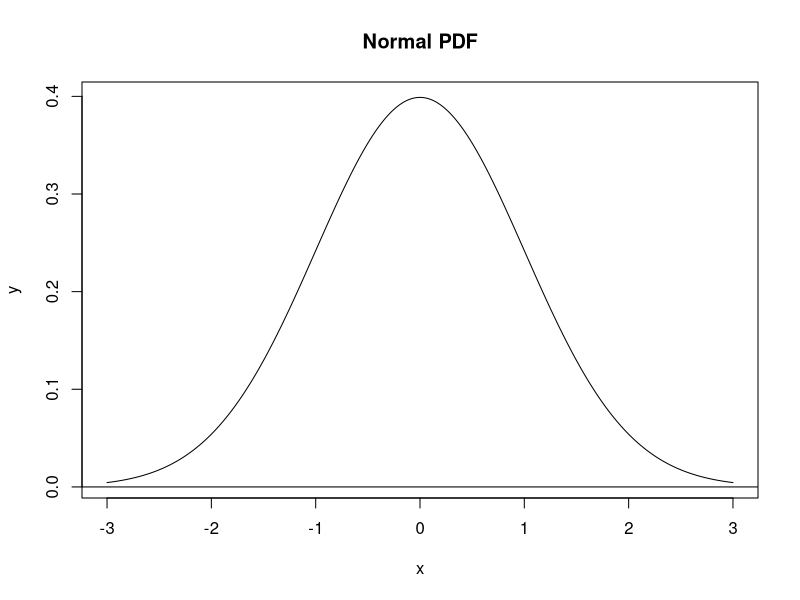
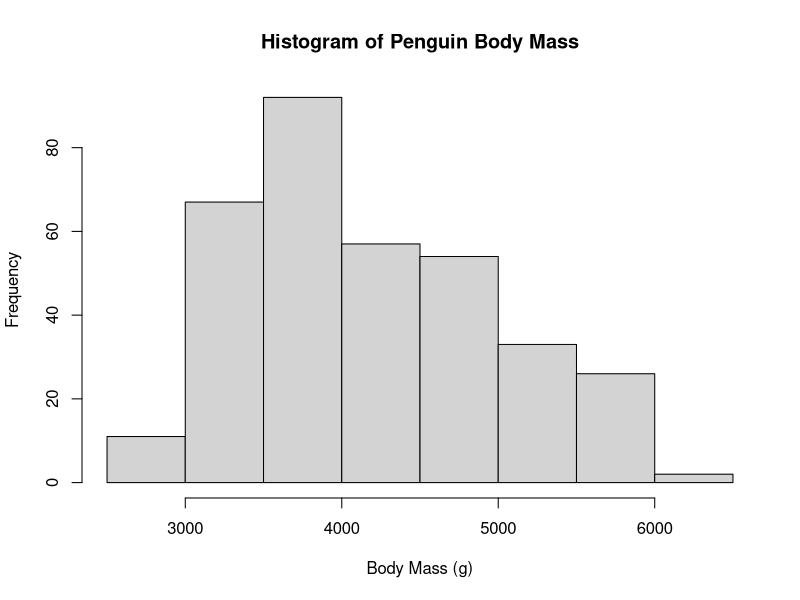
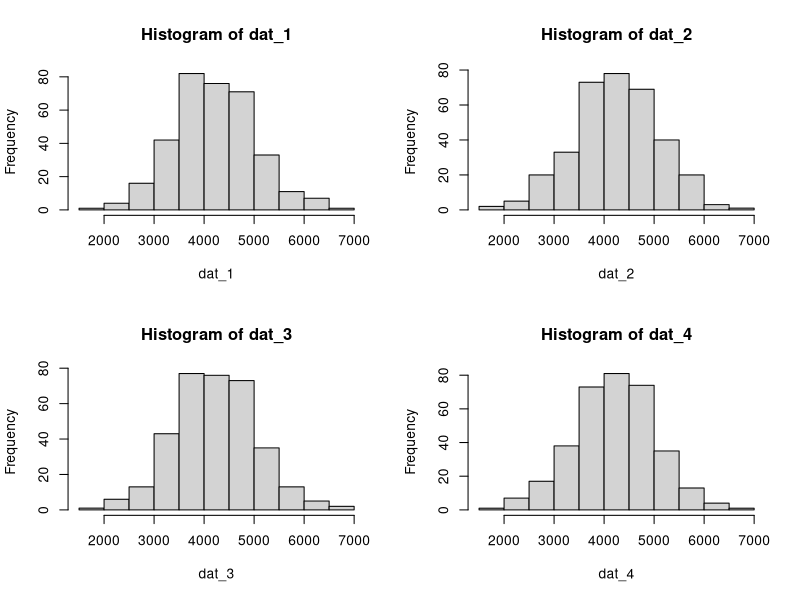
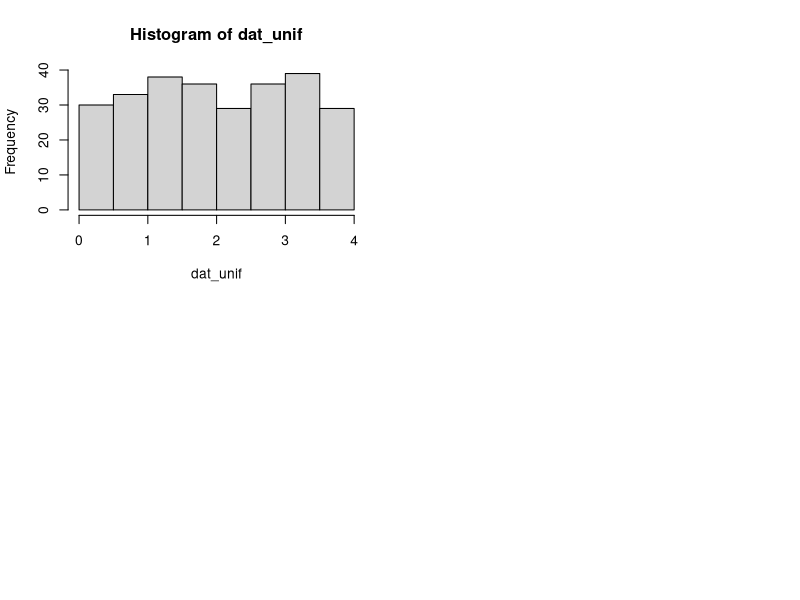
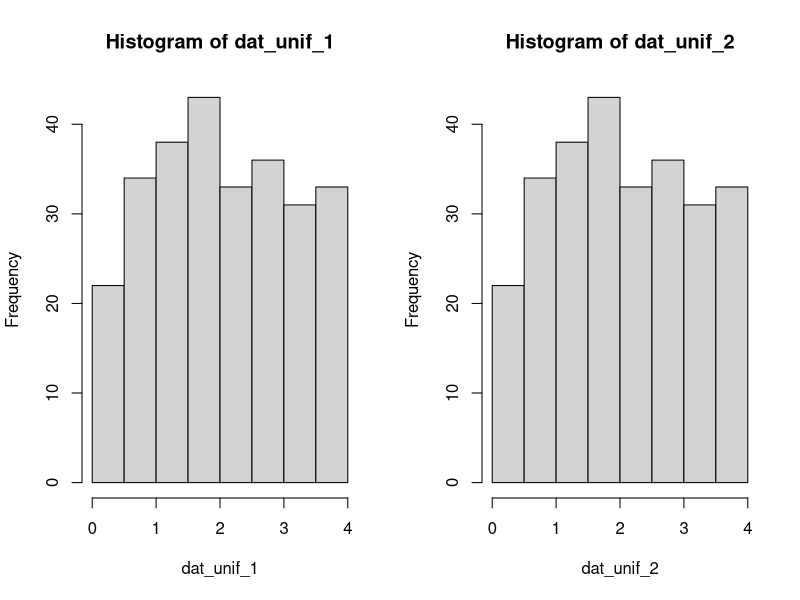
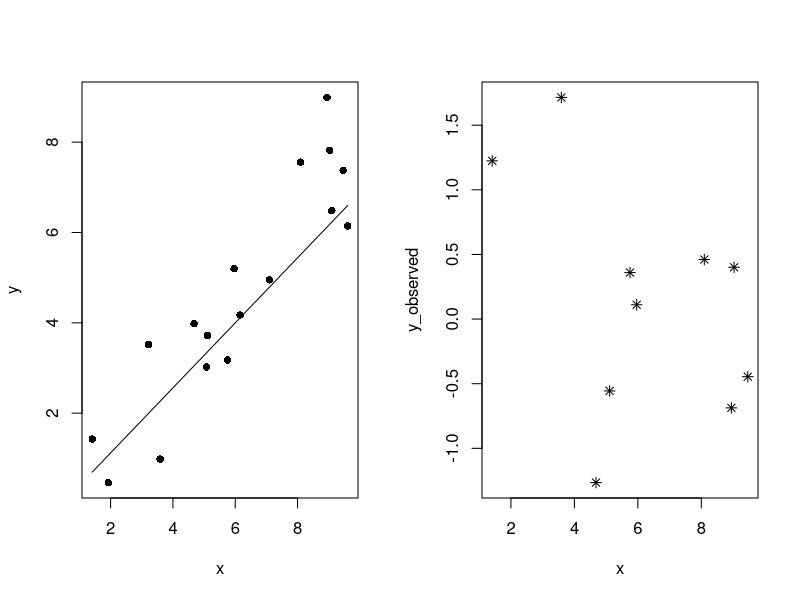
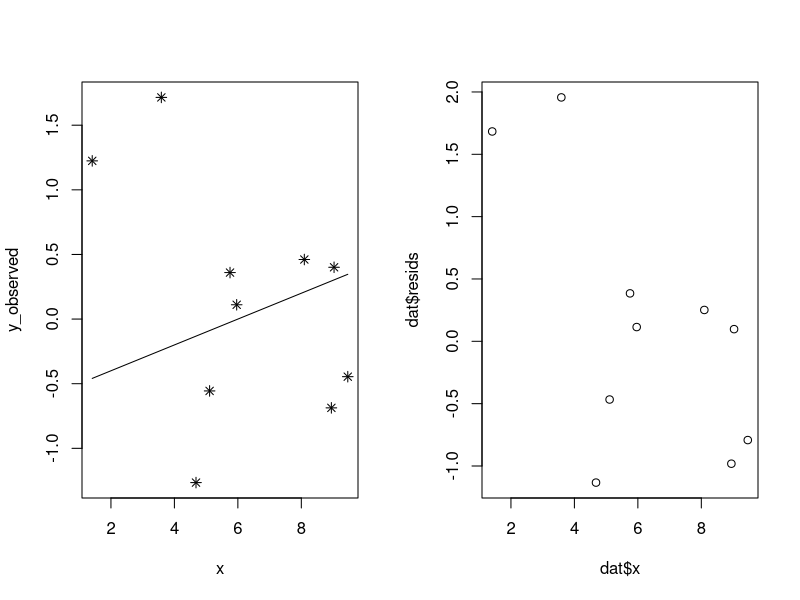
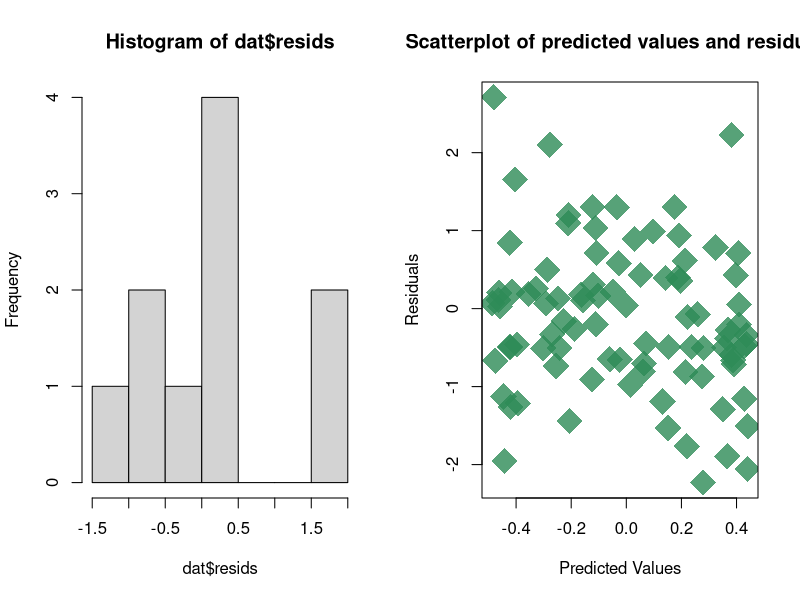

Reproduce these figures in R, in order.
#Bonnie Turek
#ECo 634 - Lab 4
#09/29/21

?dnorm()
dnorm(0, mean=0, sd=1)
pnorm(0, mean=0, sd=1)

# Generate a vector of x-values
x = seq(-3, 3, length.out = 1000)
y = dnorm(x)
# mean and sd are kept at defaults of 0 and 1
plot(x, y, main = "Normal PDF", type = "l")
abline(h = 0)
?abline

require(palmerpenguins)
hist(
  penguins$body_mass_g,
  main = "Histogram of Penguin Body Mass",
  xlab = "Body Mass (g)")

mean(penguins$body_mass_g, na.rm = TRUE)
sd(penguins$body_mass_g, na.rm = TRUE)
nrow(penguins)

dat_1 = rnorm(n = 344, mean = 4202, sd = 802)
dat_2 = rnorm(n = 344, mean = 4202, sd = 802)
dat_3 = rnorm(n = 344, mean = 4202, sd = 802)
dat_4 = rnorm(n = 344, mean = 4202, sd = 802)
par(mfrow = c(2, 2))

hist(dat_1)
hist(dat_2)
hist(dat_3)
hist(dat_4)

set.seed(12)
dat_unif = runif(n = 270, min = 0, max = 4)
hist(dat_unif)

set.seed(1)
dat_unif_1 = runif(n = 270, min = 0, max = 4)
set.seed(1)
dat_unif_2 = runif(n = 270, min = 0, max = 4)

par(mfrow = c(1, 2))
hist(dat_unif_1)
hist(dat_unif_2)
line_point_slope = function(x, x1, y1, slope)
{
  get_y_intercept = 
    function(x1, y1, slope) 
      return(-(x1 * slope) + y1)
  
  linear = 
    function(x, yint, slope) 
      return(yint + x * slope)
  
  return(linear(x, get_y_intercept(x1, y1, slope), slope))
}
set.seed(123)
n = 17
slope = 0.7
intcp = 0.2

guess_x = 6
guess_y = 4
guess_slope = 0.72

x = runif(n = n, min = 1, max = 10)
y = rnorm(n = n, mean = slope * x + intcp)

plot(x, y, pch = 16)
curve(line_point_slope(x, guess_x, guess_y, guess_slope), add = T)

#random nums in dataframe
set.seed(123)
n_pts = 10
x_min = 1
x_max = 10
x = runif(n = n_pts, min = x_min, max = x_max)

dat = data.frame(x = x, y_observed = rnorm(n_pts))

plot(y_observed ~ x, data = dat, pch = 8)
guess_x = 6
guess_y = 0
guess_slope = 0.1

plot(y_observed ~ x, data = dat, pch = 8)
curve(line_point_slope(x, guess_x, guess_y, guess_slope), add = T)
dat$y_predicted = line_point_slope(dat$x, guess_x, guess_y, guess_slope)

dat$resids = (dat$y_observed - dat$y_predicted)
sum(dat$resids)
sum(abs(dat$resids))
#The smaller the residual sum of squares, 
#the better your model fits your data; 
#the greater the residual sum of squares, 
#the poorer your model fits your data.

plot(dat$x, dat$resids)
hist(dat$resids)


#LAB QUESTIONS
#Q1
#norm_17, norm_30, norm_300, and norm_3000
set.seed(12)
my_mean = 10.4
my_sd = 2.4
norm_17 = rnorm(n = 17, mean = my_mean, sd = my_sd)
norm_30 = rnorm(n = 30, mean = my_mean, sd = my_sd)
norm_300 = rnorm(n = 300, mean = my_mean, sd = my_sd)
norm_3000 = rnorm(n = 3000, mean = my_mean, sd = my_sd)

#Q2
require(here)
image_file = "lab_04_hist_01.png"
png(here("images", image_file), width = 1500, height = 1600, res = 180)

par(mfrow = c(2, 2))
hist(norm_17, main = "Normal Distribution\n17 random values", cex = 5, col = "steelblue")
hist(norm_30, main = "Normal Distribution\n30 random values", cex = 5, col = "steelblue")
hist(norm_300, main = "Normal Distribution\n300 random values", cex = 5, col = "steelblue")
hist(norm_3000, main = "Normal Distribution\n3000 random values", cex = 5, col = "steelblue")

dev.off()

#Q7 and Q8
# Generate a vector of x-values
x = seq(-35, 35, length.out = 1000)
y = dnorm(x, mean = 10.4, sd = 2.4)
image_file = "images/norm_1.svg"
svg(filename = image_file, width = 7, height = 7)
plot(x, y, main = "Normal PDF: Mean=10.4 StDev=2.4", type = "l", xlim = c(2, 20))
abline(h = 0)
dev.off()

#Q9 and 10
image_file = "lab_04_ques10.png"
png(here("images", image_file), width = 1500, height = 1600, res = 180)

par(mfrow = c(2, 2))
set.seed(90)
n_pts = 125
my_size = 20
x = rbinom(n = n_pts, size = my_size, prob = 0.3)
dat = data.frame(x = x, y_observed = rnorm(n_pts))
plot(dat$x, dat$y_observed, xlab = "Binomial Distribution", 
     ylab = "Normal Distribution",
     main = "Scatterplot of Binomial X\n and Normal Y",
     col = adjustcolor("goldenrod", alpha.f = 0.7), cex = 1.5, pch = 10)

hist(dat$x, xlab = "X", main = "Histogram of binomial dist.\n X values", col = "purple")
hist(dat$y_observed, xlab = "Y", main = "Histogram of normal dist.\n Y values", col = "cyan")
boxplot(dat, col = "darkblue", main = "Boxplot of X and Y")
dev.off()

#Q11 and 12
image_file = "lab_04_ques12.png"
png(here("images", image_file), width = 1500, height = 1600, res = 180)

set.seed(6)
n_pts = 90
x_min = 1
x_max = 100
x = runif(n = n_pts, min = x_min, max = x_max)
dat = data.frame(x = x, y_observed = rnorm(n_pts))
plot(dat$x, dat$y_observed, pch = 8, col = "seagreen", cex = 2,
     xlab = "X random (rand. unif)", ylab = "Y random (rand. norm)", main = "Scatterplot of Random Data:\n X Uniformly Distributed\n Y Normally Distributed")
guess_x = 55
guess_y = 0
guess_slope = 0.01
curve(line_point_slope(x, guess_x, guess_y, guess_slope), add = T, col = "darkblue")
dev.off()

#Q13 and 14
dat$y_predicted = line_point_slope(dat$x, guess_x, guess_y, guess_slope)
dat$resids = (dat$y_observed - dat$y_predicted)

plot(dat$y_predicted, dat$resids, xlab = "Predicted Values", ylab = "Residuals",pch = 18, 
     col = adjustcolor("seagreen", alpha.f = 0.8), 
     cex = 3.5, main = "Scatterplot of predicted values and residuals")
hist(dat$resids, xlab = "Residuals", main = "Histogram of Residuals", col = "rosybrown")

